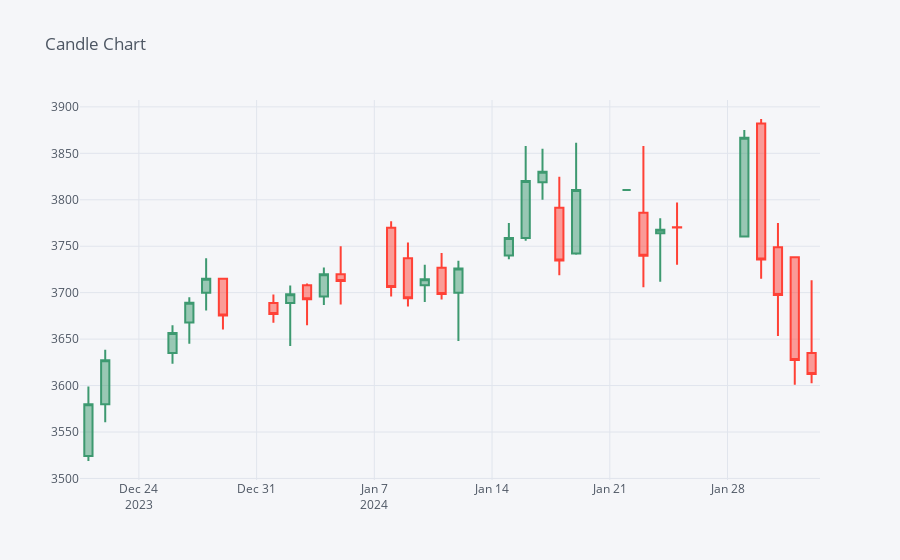

The cell this chart's notebook holds for it:
### Code cell
# Plot candlesticks
df[-30:].iplot(kind='candle', title='Candle Chart')

### Figure 1 — Plotly figure (JSON) as saved in the notebook; plotly's stock layout.template omitted (floating-point values rounded to 4 significant figures)
{"data": [{"close": [3580, 3627.0, 3657.0, 3689.0, 3715.0, 3675.0, 3677.0, 3698.0, 3693.0, 3720.0, 3713.0, 3706.0, 3694, 3714.0, 3699.0, 3726, 3759.0, 3820.0, 3830.0, 3735.0, 3811.0, 3811.0, 3740.0, 3768.0, 3770.0, 3867.0, 3736.0, 3698.0, 3627.0, 3612.0], "high": [3599.0, 3638.0, 3665, 3695, 3737, 3715.0, 3698, 3708.0, 3710.0, 3727, 3750, 3777.0, 3754.0, 3730, 3743.0, 3734.0, 3775, 3858, 3855, 3825.0, 3862.0, 3811.0, 3858, 3780, 3797.0, 3875, 3887.0, 3775, 3738, 3713.0], "low": [3519.0, 3561.0, 3623.0, 3645, 3681.0, 3660.0, 3668.0, 3642.0, 3665, 3687.0, 3687.0, 3696.0, 3685.0, 3690, 3693.0, 3648.0, 3736, 3756, 3800, 3719.0, 3741.0, 3811.0, 3706.0, 3712.0, 3730.0, 3761.0, 3715, 3653.0, 3601, 3602.0], "open": [3524.0, 3580, 3635, 3668, 3700.0, 3715.0, 3689, 3689, 3708, 3696, 3720.0, 3770, 3737.0, 3708, 3727.0, 3700, 3740, 3759.0, 3819.0, 3791.0, 3742.0, 3811.0, 3786, 3764, 3770.0, 3761.0, 3882, 3749, 3738, 3635], "showlegend": false, "type": "candlestick", "x": ["2023-12-21", "2023-12-22", "2023-12-26", "2023-12-27", "2023-12-28", "2023-12-29", "2024-01-01", "2024-01-02", "2024-01-03", "2024-01-04", "2024-01-05", "2024-01-08", "2024-01-09", "2024-01-10", "2024-01-11", "2024-01-12", "2024-01-15", "2024-01-16", "2024-01-17", "2024-01-18", "2024-01-19", "2024-01-22", "2024-01-23", "2024-01-24", "2024-01-25", "2024-01-29", "2024-01-30", "2024-01-31", "2024-02-01", "2024-02-02"], "yaxis": "y2"}], "layout": {"legend": {"bgcolor": "#F5F6F9", "font": {"color": "#4D5663"}}, "paper_bgcolor": "#F5F6F9", "plot_bgcolor": "#F5F6F9", "title": {"font": {"color": "#4D5663"}, "text": "Candle Chart"}, "xaxis": {"gridcolor": "#E1E5ED", "rangeslider": {"visible": false}, "showgrid": true, "tickfont": {"color": "#4D5663"}, "title": {"font": {"color": "#4D5663"}, "text": ""}, "zerolinecolor": "#E1E5ED"}, "yaxis": {"gridcolor": "#E1E5ED", "showgrid": true, "showticklabels": false, "tickfont": {"color": "#4D5663"}, "title": {"font": {"color": "#4D5663"}, "text": ""}, "zerolinecolor": "#E1E5ED"}, "yaxis2": {"gridcolor": "#E1E5ED", "showgrid": true, "tickfont": {"color": "#4D5663"}, "title": {"font": {"color": "#4D5663"}, "text": ""}, "zerolinecolor": "#E1E5ED"}}}
